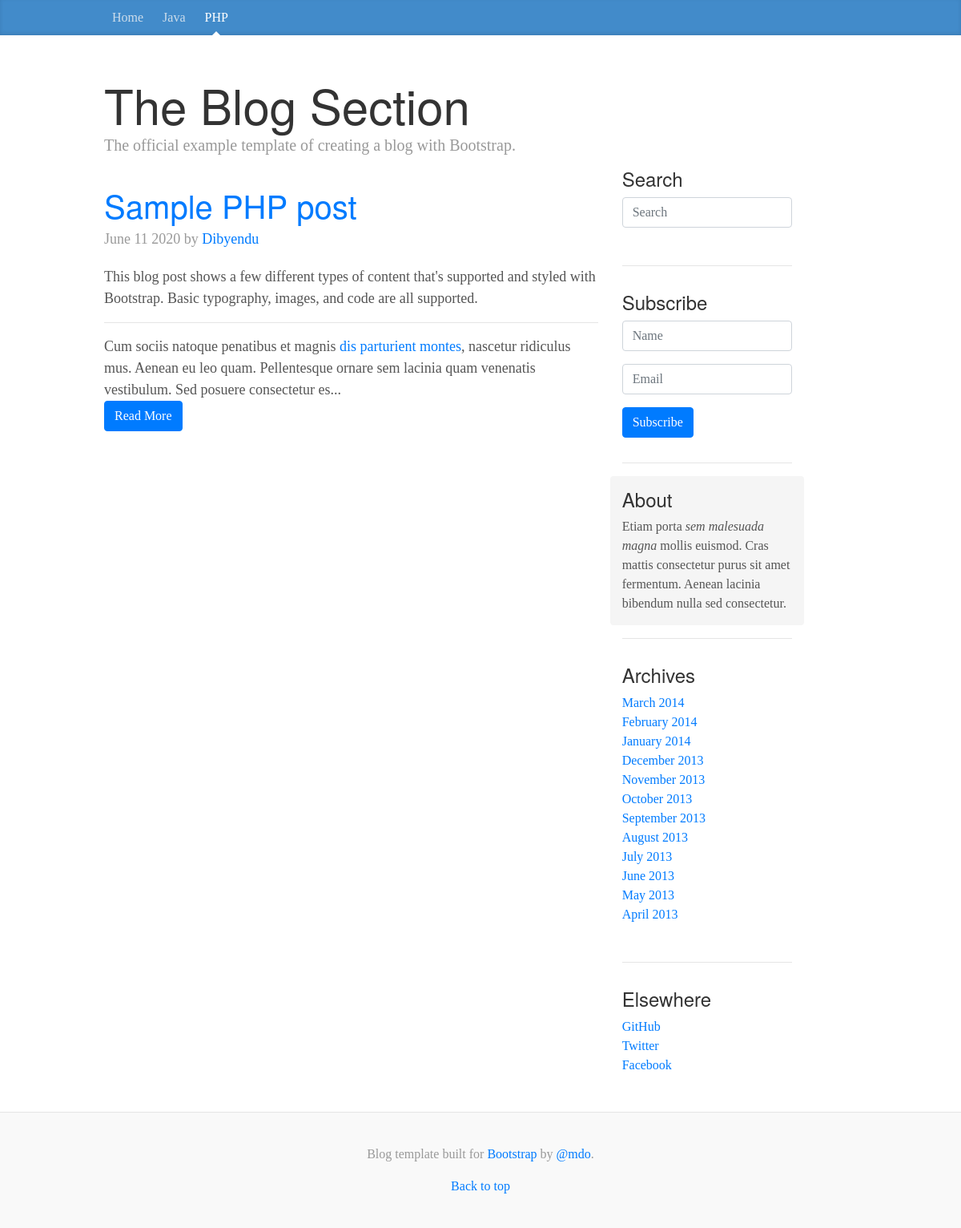
Screenshot of /index.php?category=2 with the database file from the repository.
### tables this page shows
CREATE TABLE `categories` (
  `id` int(11) NOT NULL,
  `text` varchar(100) NOT NULL
);

CREATE TABLE `posts` (
  `id` int(11) NOT NULL,
  `title` varchar(200) NOT NULL,
  `category` int(11) NOT NULL,
  `date` varchar(100) NOT NULL,
  `body` longtext NOT NULL,
  `author` varchar(100) NOT NULL,
  `keywords` varchar(200) NOT NULL
);

### index.php (the view)
<?php include("includes/header.php") ;
if(isset($_GET['category'])){
    $category= mysqli_real_escape_string($db, $_GET['category']);
    $qry = "SELECT * FROM `posts` WHERE `category`='$category'";
}
else{
$qry = "SELECT * FROM `posts`";
}
$posts = $db->query($qry);
?>
        <div class="blog-header">
            <h1 class="blog-title">The Blog Section</h1>
            <p class="lead blog-description">The official example template of creating a blog with Bootstrap.</p>
        </div>
        <?php if($posts->num_rows>0){
            while($row = $posts->fetch_assoc()){
            ?>
          <div class="blog-post">
            <h2 class="blog-post-title"><a href="single.php?post=<?php echo $row['id'] ?>"><?php echo $row['title'] ?></a></h2>
            <p class="blog-post-meta"><?php echo $row['date'] ?> by <a href="single.php?post=<?php echo $row['id'] ?>"><?php echo $row['author'] ?></a></p>
            <?php $body = $row['body'] ;
                echo substr($body,0,400) . "...";
            ?>
            <br><a href="single.php?post=<?php echo $row['id'] ?>" class="btn btn-primary">Read More </a>
          </div>
        <?php } }?>
        </div>
<?php include("includes/sidebar.php") ?>
<?php include("includes/footer.php") ?>

### includes/header.php (shortened to what this page needs)
<?php
    include("includes/db.php");
    $qry="SELECT * FROM `categories`";
    $categories = $db->query($qry);
?>
<!DOCTYPE html>
<html lang="en">
  <head>
    <link href="css/bootstrap.css" rel="stylesheet">
    <link href="css/blog.css" rel="stylesheet">
  </head>
  <body>
    <div class="blog-masthead">
      <div class="container">
        <nav class="blog-nav">
          <?php if(isset($_GET['category'])){ ?>
          <a class="blog-nav-item" href="index.php">Home</a>
          <?php }else{ ?>
          <a class="blog-nav-item active" href="index.php">Home</a>
          <?php }?>
          <?php if($categories->num_rows>0){
            while($row = $categories->fetch_assoc()){
              if (isset($_GET['category']) && $row['id'] == $_GET['category']){
          ?>
          <a class="blog-nav-item active" href="index.php?category=<?php echo $row['id']?>"><?php echo $row['text']; ?></a>
          <?php }
          else{
            echo "<a class='blog-nav-item' href='index.php?category=$row[id]'>$row[text]</a>";
          }
        } } ?>
        </nav>
      </div>
    </div>
    <div class="container">
      <div class="row">
        <div class="col-sm-8 blog-main">

### css/blog.css (style rules this page uses)
body { font-family: Georgia, "Times New Roman", Times, serif; color: #555; }
h1, .h1, h2, .h2, h3, .h3, h4, .h4, h5, .h5, h6, .h6 { margin-top: 0; font-family: "Helvetica Neue", Helvetica, Arial, sans-serif; font-weight: normal; color: #333; }
@media (min-width: 1200px) { .container { width: 970px; } }
.blog-masthead { background-color: #428bca; -webkit-box-shadow: inset 0 -2px 5px rgba(0,0,0,.1); box-shadow: inset 0 -2px 5px rgba(0,0,0,.1); }
.blog-nav-item { position: relative; display: inline-block; padding: 10px; font-weight: 500; color: #cdddeb; }
.blog-nav .active { color: #fff; }
.blog-nav .active:after { position: absolute; bottom: 0; left: 50%; width: 0; height: 0; margin-left: -5px; vertical-align: middle; content: " "; border-right: 5px solid transparent; border-bottom: 5px solid; border-left: 5px solid transparent; }
.blog-header { padding-top: 20px; padding-bottom: 20px; }
.blog-title { margin-top: 30px; margin-bottom: 0; font-size: 60px; font-weight: normal; }
.blog-description { font-size: 20px; color: #999; }
.blog-main { font-size: 18px; line-height: 1.5; }
.blog-post { margin-bottom: 60px; }
.blog-post-title { margin-bottom: 5px; font-size: 40px; }
.blog-post-meta { margin-bottom: 20px; color: #999; }

### rows the page displays
categories: text "Java"
categories: text "PHP"
posts: title "Sample PHP post", date "June 11 2020", author "Dibyendu", body "This blog post shows a few different types of content that's supported and styled with Bootstrap. Basic typography, images, and code are all supported. Cum sociis natoque penatibus et magnis dis parturient montes , nascetur ridiculus mus. Aenean eu leo quam. Pellentesque ornare sem lacinia quam venenatis vestibulum. Sed posuere consectetur es"
